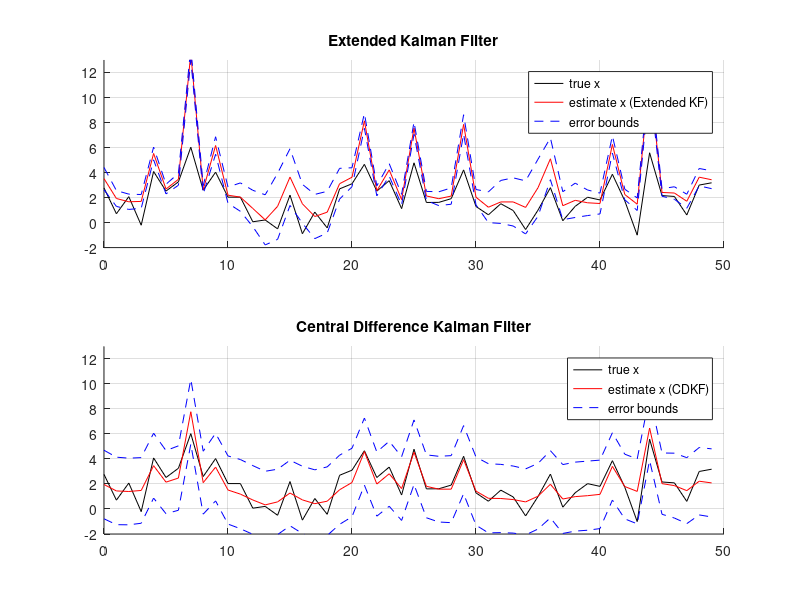

This chart was generated by the following MATLAB code:
clc;clear;close all;
%% Nonlinear KF Initialization
% Variable Init
Sig_w = 2.5; %Process Noise
Sig_v = 1; %Sensor Noise

%Initial State
x = 2+randn(1); xhat = 2; u = 0;
SigX = 1;

%Variable Store
iteration = 50;
xstore = zeros(1,iteration+1);
xstore(1,1) = x; % initial value
xhatstore = zeros(1,iteration);
SigXstore = zeros(1^2,iteration);

% Input, Output store for comparison: 
ustore = zeros(1,iteration+1);
ustore(1,1) = u;
zstore = zeros(1,iteration);

%nonlinear System  x = (4+x)^(1/3)+w+2*u,  x^3+3*v

%% Extended KF
for k=1:iteration

    %true value simulation
    u_prev = u;
    u = sin(k/pi)/3;
    w = chol(Sig_w)'*randn(1);
    v = chol(Sig_v)*randn(1);
    z = x^3+3*v;
    x = (4+x)^(1/3)+w+2*u;

    %KF Prediction
    Aty = (1/3)*(4+x)^(-2/3);
    Bty = 1;
    xhat = (4+xhat)^(1/3)+2*u_prev;
    SigX = Aty*SigX*Aty'+Bty*Sig_w*Bty';

    Cty = 3*xhat^2;
    Dty = 3;
    zhat = xhat^3;

    %KF Correction
    L = SigX*Cty'/(Cty*SigX*Cty'+Dty*Sig_v*Dty');
    xhat = xhat+L*(z-zhat);
    xhat = max(-4,xhat);
    SigX = SigX-L*Cty*SigX;
    
    % Store Data for Plotting
    xstore(1,k+1) = x(:);
    xhatstore(1,k) = xhat;
    SigXstore(1,k) = SigX(:);
    
    % Later Use for Comparison
    ustore(1,k+1)=u;
    zstore(1,k) = z;
end

%% Central Difference Kalman Filter
Nxa = 3;
h = sqrt(3);
alpham(1) = (h*h-Nxa)/(h*h);
alpham(2) = 1/(2*h*h);
alphamk = alpham(2);
alphac = alpham;
alpha = [alpham(1) alphamk(:,ones([1 2*Nxa]))]';


xhat2 = 2;
SigX2 = 1;

xhatstore2 = zeros(iteration,length(xhat2));
SigXstore2 = zeros(iteration,length(xhat2)^2);

for k=1:iteration
    
    % Prediction - Obtain Sigma Points
    xhat_aug = [xhat2;0;0];
    Sig_aug = blkdiag(SigX2,Sig_w,Sig_v);
    sqr_Sig_aug=chol(Sig_aug,'lower');
    X = xhat_aug(:,ones([1 2*Nxa+1]))+h*[zeros(Nxa,1), sqr_Sig_aug,-sqr_Sig_aug];
    % Prediction - xhat, zhat
    X_x = (4+X(1,:)).^(1/3)+X(2,:)+2*ustore(1,k);
    xhat2 = X_x*alpha;
    square_X = (X_x(:,2:end) - xhat2(:,ones(1,2*Nxa)))*sqrt(alphac(2));
    square_X1 =X_x(:,1)-xhat2;
    SigX2 = square_X*square_X'+alphac(1)*square_X1*square_X1;
    Z = X_x.^3+3*X(3,:);
    zhat2 = Z*alpha;

    % Correction
    square_Z = (Z(:,2:end)-zhat2*ones(1,2*Nxa))*sqrt(alphac(2));
    square_Z1 = Z(:,1)-zhat2;
    SigZ = square_Z*square_Z'+alphac(1)*square_Z1*square_Z1';
    SigXZ = square_X*square_Z'+alphac(1)*square_X1*square_Z1';
    Lsp = SigXZ/SigZ;

    xhat2 = xhat2+Lsp*(zstore(1,k)-zhat2);
    SigX2 = SigX2-Lsp*SigZ*Lsp';

    xhatstore2(k,:) = xhat2;
    SigXstore2(k,:) = SigX2(:);
end

%% Plot
figure(1)

subplot(2,1,1)
hold on
plot(0:iteration-1,xstore(1:iteration)','k-')
plot(0:iteration-1,xhatstore','r-')
plot(0:iteration-1,xhatstore'+3*sqrt(SigXstore'), 'b--', ...
    0:iteration-1,xhatstore'-3*sqrt(SigXstore'), 'b--')
grid on
legend('true x','estimate x (Extended KF)','error bounds')
title("Extended Kalman Filter")
ylim([-2,13])
hold off

subplot(2,1,2)
hold on
plot(0:iteration-1,xstore(1:iteration)','k-')
plot(0:iteration-1,xhatstore2','r-')
plot(0:iteration-1,xhatstore2'+3*sqrt(SigXstore2'), 'b--', ...
    0:iteration-1,xhatstore2'-3*sqrt(SigXstore2'), 'b--')
grid on
legend('true x','estimate x (CDKF)','error bounds')
ylim([-2,13])
title("Central Difference Kalman Filter")
hold off
